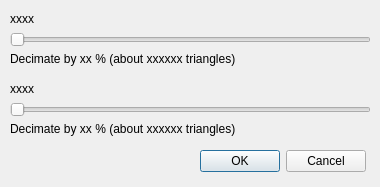
<?xml version="1.0" encoding="UTF-8"?>
<ui version="4.0">
 <class>CQDlgSlider2</class>
 <widget class="QDialog" name="CQDlgSlider2">
  <property name="geometry">
   <rect>
    <x>0</x>
    <y>0</y>
    <width>380</width>
    <height>187</height>
   </rect>
  </property>
  <property name="windowTitle">
   <string>Slider</string>
  </property>
  <property name="locale">
   <locale language="English" country="UnitedStates"/>
  </property>
  <widget class="QLabel" name="qqTextAfter1">
   <property name="geometry">
    <rect>
     <x>10</x>
     <y>50</y>
     <width>361</width>
     <height>18</height>
    </rect>
   </property>
   <property name="text">
    <string>Decimate by xx % (about xxxxxx triangles)</string>
   </property>
  </widget>
  <widget class="QSlider" name="qqSlider1">
   <property name="geometry">
    <rect>
     <x>10</x>
     <y>30</y>
     <width>361</width>
     <height>20</height>
    </rect>
   </property>
   <property name="maximum">
    <number>100</number>
   </property>
   <property name="orientation">
    <enum>Qt::Horizontal</enum>
   </property>
  </widget>
  <widget class="QLabel" name="qqTextBefore1">
   <property name="geometry">
    <rect>
     <x>10</x>
     <y>10</y>
     <width>361</width>
     <height>18</height>
    </rect>
   </property>
   <property name="text">
    <string>xxxx</string>
   </property>
  </widget>
  <widget class="QDialogButtonBox" name="qqOkCancelButtons">
   <property name="geometry">
    <rect>
     <x>15</x>
     <y>150</y>
     <width>351</width>
     <height>23</height>
    </rect>
   </property>
   <property name="standardButtons">
    <set>QDialogButtonBox::Cancel|QDialogButtonBox::Ok</set>
   </property>
  </widget>
  <widget class="QLabel" name="qqTextBefore2">
   <property name="geometry">
    <rect>
     <x>10</x>
     <y>80</y>
     <width>361</width>
     <height>18</height>
    </rect>
   </property>
   <property name="text">
    <string>xxxx</string>
   </property>
  </widget>
  <widget class="QSlider" name="qqSlider2">
   <property name="geometry">
    <rect>
     <x>10</x>
     <y>100</y>
     <width>361</width>
     <height>20</height>
    </rect>
   </property>
   <property name="maximum">
    <number>100</number>
   </property>
   <property name="orientation">
    <enum>Qt::Horizontal</enum>
   </property>
  </widget>
  <widget class="QLabel" name="qqTextAfter2">
   <property name="geometry">
    <rect>
     <x>10</x>
     <y>120</y>
     <width>361</width>
     <height>18</height>
    </rect>
   </property>
   <property name="text">
    <string>Decimate by xx % (about xxxxxx triangles)</string>
   </property>
  </widget>
 </widget>
 <resources/>
 <connections/>
</ui>
